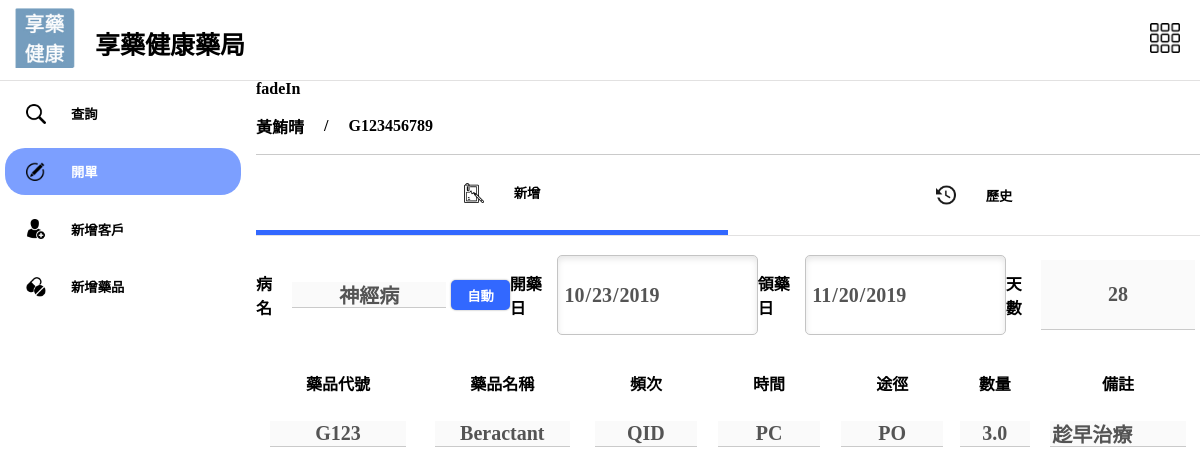
Screenshot of /post/3/ with the database file from the repository.
### mediApp/models.py (models this page shows, shortened)
class Post(models.Model):
    PatientID = models.ForeignKey(
        "Patient", on_delete=models.CASCADE, null=True)
    symptom = models.CharField(max_length=100)
    Days = models.IntegerField()
    CreateDate = models.CharField(max_length=15)
    TakeMedDate = models.CharField(max_length=15)
    AvaTimes = models.IntegerField()
    Times = models.IntegerField()
    Division = models.CharField(max_length=30, null=True)
    HosDate = models.DateTimeField(null=True)
    Status = models.CharField(max_length=100, default='submit')
    class Meta:
        db_table = "post"

class Patient(models.Model):
    cardID = models.CharField(max_length=100)
    Name = models.CharField(max_length=20)
    Birth = models.CharField(max_length=15, blank=True, null=True)
    Sex = models.CharField(max_length=5, blank=True, null=True)
    Telephone = models.CharField(max_length=15, blank=True, null=True)
    Celephone = models.CharField(max_length=15, blank=True, null=True)
    Address = models.CharField(max_length=100, blank=True, null=True)
    Mail = models.CharField(max_length=50, blank=True, null=True)
    class Meta:
        verbose_name = 'Patient Profile'

class Medicine(models.Model):
    PostID = models.ForeignKey("Post", to_field='id', on_delete=models.CASCADE)
    DrugCode = models.CharField(max_length=30)
    medName = models.CharField(max_length=100)
    Frequency = models.CharField(max_length=30)
    UseTiming = models.CharField(max_length=30)
    Way = models.CharField(max_length=30)
    Quantity = models.FloatField(default=0)
    PerCost = models.FloatField(default=0, null=True)
    TotalCost = models.FloatField(default=0, null=True)
    SideE = models.CharField(max_length=150, null=True)
    Description = models.CharField(max_length=100)
    timePD = models.IntegerField(null=True)
    intervalD = models.IntegerField(null=True)
    Alhour = models.IntegerField(null=True)
    Alminute = models.IntegerField(null=True)
    class Meta:
        db_table = "medicine"

### mediApp/views.py (the view)
# urls.py: url(r'^post/(?P<pk>\d+)/$', post, name="post"),
def post(request, pk):
    post = Post.objects.select_related('PatientID').get(id=pk)
    medi_list = Medicine.objects.filter(PostID=pk)
    return render(request, 'oldPost.html', {
        "post": post,
        "medi_list": medi_list,
    })

### templates/oldpost.html
{% extends 'base.html' %}{% load static %}
{% block make%}
active
{% endblock %}
{% block modePG %}
{% block fadeInR%}
fadeIn
{% endblock %}
<div class="bdShadow width100 inline vcenter downLine" id="infoRow">
    <p>{{post.PatientID.Name}}</p>
    <p>/</p>
    <p id="patientID">{{post.PatientID.cardID}}</p>
</div>
<div class="bdShadow width100 inline btn-group" id="modeChoose">
    <button class="modeBtn width50 inline vcenter hcenter bgGray height100 active" id="newBtn"
        onclick="gotoNewPage('{{post.PatientID.cardID}}')">
        <img class="modeIcon" id="" src="{% static 'assets/src/new.png' %}" alt="new">
        <p>新增</p>
    </button>
    <button class="modeBtn width50 inline vcenter hcenter bgGray height100 {% block history%}{% endblock %}" id="hisBtn"
        onclick="gotoRecord('{{post.PatientID.cardID}}')">
        <img class="modeIcon" id="" src="{% static 'assets/src/history.png' %}" alt="history">
        <p>歷史</p>
    </button>
</div>
{% endblock %}
{% block rightPG %}
<div class="width100" id="modeWindow">
    <div id="mode1">
        <div class="moderow">
            <div class="space_around inline width100 modeRowChild">
                <div class="hcenter inline vcenter">
                    <p>病名</p>
                    <input class="newInput tcenter downLine" id="tags" type="text" name="" value={{post.symptom}}
                        disabled>
                    <button class="enterBtn inline vcenter hcenter blueShadow" id="sickBtn" onclick="findDrug()">自動
                    </button>
                </div>
                <div class="hcenter inline">
                    <p>開藥日</p>
                    <input class="Inputdate" type="date" value="{{post.CreateDate}}" disabled>
                </div>
                <div class="hcenter inline">
                    <p>領藥日</p>
                    <input class="Inputdate" type="date" value="{{post.TakeMedDate}}" disabled>
                </div>
                <div class="hcenter inline">
                    <p>天數</p>
                    <input class="newInput tcenter downLine" id="day" type="text" name="" value="{{post.Days}}"
                        disabled>
                </div>
            </div>
            <div class=" inline space_around width100">
                <div class="newCol1 tcenter">
                    <p>藥品代號</p>
                </div>
                <div class="newCol1 tcenter">
                    <p>藥品名稱</p>
                </div>
                <div class="newCol2 tcenter">
                    <p>頻次</p>
                </div>
                <div class="newCol3 tcenter">
                    <p>時間</p>
                </div>
                <div class="newCol3 tcenter">
                    <p>途徑</p>
                </div>
                <div class="newCol4 tcenter">
                    <p>數量</p>
                </div>
                <div class="newCol5 tcenter">
                    <p>備註</p>
                </div>
            </div>
            <div class="space_around width100" id="addInput">
                {% for medi in medi_list %}
                <div class="inline width100 newInputRow medi-inputDiv">
                    <div class="newCol1 tcenter">
                        <input class="tcenter downLine drugs newInput2 medi-input" id="" type="text" name=""
                            value={{medi.DrugCode}} disabled>
                    </div>
                    <div class="newCol1 tcenter">
                        <input class="tcenter downLine drugs newInput2 medi-input" id="" type="text" name=""
                            value={{medi.medName}} disabled>
                    </div>
                    <div class="newCol2 hcenter">
                        <input class="tcenter downLine drugs newInput2 medi-input" id="" type="text" name=""
                            value={{medi.Frequency}} disabled>
                    </div>
                    <div class="newCol3 hcenter">
                        <input class="tcenter downLine drugs newInput2 medi-input" id="" type="text" name=""
                            value={{medi.UseTiming}} disabled>
                    </div>
                    <div class="newCol3 hcenter">
                        <input class="tcenter downLine drugs newInput2 medi-input" id="" type="text" name=""
                            value={{medi.Way}} disabled>
                    </div>
                    <div class="newCol4 tcenter">
                        <input class="tcenter downLine newInput2 medi-input" id="" type="text" name=""
                            value="{{medi.Quantity}}" disabled>
                    </div>
                    <div class=" newCol5 tcenter">
                        <input class="downLine newInput2 medi-input" id="" type="text" name=""
                            value="{{medi.Description}}" disabled>
                    </div>
                </div>
                {% endfor %}
            </div>
        </div>
    </div>
</div>
{% endblock %}

### mediApp/static/assets/css/main.css (style rules this page uses)
* { font-family: Microsoft JhengHei; font-weight: 900; }
input { font-size: 20px; }
body, html { height: 100%; margin: 0; }
.modeBtn { background-color: white; border: 0; }
.modeRowChild { margin: 20px 0; }
.enterBtn { border-radius: 5px; background-color: rgb(50, 104, 255); border: 0; box-shadow: 0px 0px 2px rgb(151, 151, 151); color: white; }
#sickBtn { width: 60px; height: 30px; }
#infoRow p { margin-right: 20px; }
#modeChoose { height: 80px; }
.modeIcon { width: 20px; height: 20px; margin: 0 30px 0 20px; }
.newInput { width: 150px; margin: 5px; }
.newCol1 { width: 20%; }
.newCol2 { width: 15%; }
.newCol3 { width: 15%; }
.newCol4 { width: 10%; }
.newCol5 { width: 20%; }
.newInput2 { width: 80%; }
#modeChoose .active { border-bottom: 5px rgb(50, 104, 255) solid; }
.newInputRow { margin: 10px 0; }
[type="date"] { background: #fff url(https://cdn1.iconfinder.com/data/icons/cc_mono_icon_set/blacks/16x16/calendar_2.png) 97% 50% no-repeat; }
.bdShadow { box-shadow: 0px 1px 0px rgb(226, 225, 225); }
.height100 { height: 100%; ; }
.width100 { width: 100%; }
.width50 { width: 50%; }
.vcenter { display: flex; align-items: center; }
.hcenter { display: flex; justify-content: center; }
.tcenter { text-align: center; }
.inline { display: inline-flex; }
.space_around { justify-content: space-around; }
.downLine { border-top: 0; border-left: 0; border-right: 0; border-bottom: 1px solid rgb(202, 202, 202); }
.Inputdate { border: 1px solid #c4c4c4; border-radius: 5px; background-color: #fff; padding: 3px 5px; box-shadow: inset 0 3px 6px rgba(0, 0, 0, 0.1); width: 190px; }

### rows the page displays
Post: PatientID.Name "黃鮪晴", PatientID.cardID "G123456789", symptom "神經病", CreateDate "10/23/2019", TakeMedDate "11/20/2019", Days "28"
Medicine: DrugCode "G123", medName "Beractant", Frequency "QID", UseTiming "PC", Way "PO", Quantity "3.0", Description "趁早治療"
